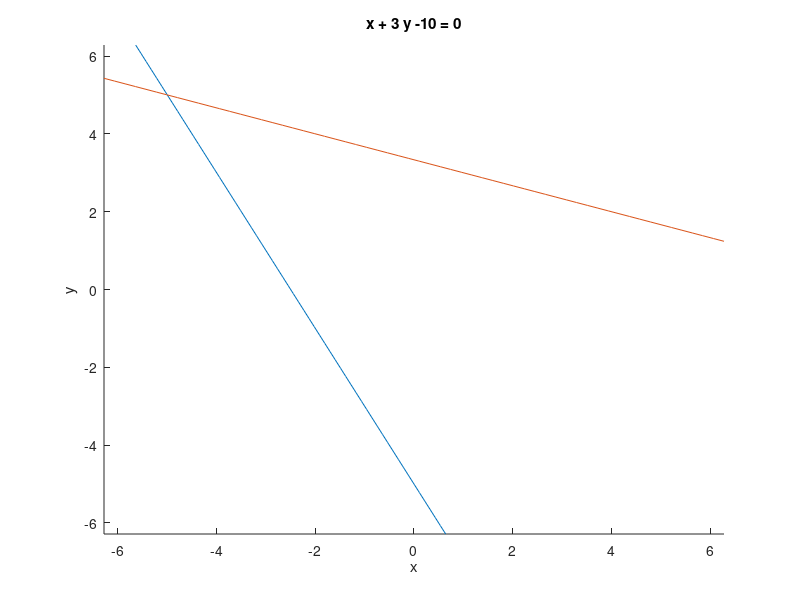

Source code (MATLAB):
figure
%ezplot(['445/47  - 136*y/47 - x' ]) 
hold on
ezplot(['- x -y/2 - 5/2' ])  % [-25,16]
hold on
ezplot(['x + 3*y -10' ]) 
hold on

return



figure
ezplot(['-x - 2*y - 4' ]) 
hold on
ezplot(['x + 2*y - 4' ]) 
hold on
ezplot(['48*x - 56*y + 4*x*y + x^2 + 4*y^2 - 184']) 
hold on
ezplot(['y - 2*x + 137/19' ]) 
hold on
ezplot(['53/19 - y - (5*x)/7' ]) 
hold on

ezplot(['2*x - y - 73/19' ]) 
hold on
ezplot(['(9*x)/5 + y + 99/95' ]) 
hold on


return

figure
ezplot(['5/2 - y/2 - x' ]) 
hold on
ezplot(['x + 3*y - 10' ]) 
hold on
ezplot(['2 - (7*y)/5 - x' ]) 
hold on
ezplot(['17/5 - (7*y)/5 - x' ]) 
hold on
ezplot(['x + 3*y - 5' ]) 
hold on
return



figure
ezplot(['x + 7*y - 10' ]) 
hold on
ezplot(['x + 2*y - 4' ]) 
hold on
ezplot(['48*x - 56*y + 4*x*y + x^2 + 4*y^2 - 184']) 
hold on
ezplot(['x - (9*y)/5 - 5' ]) 
hold on
ezplot(['0*x - y - 5 ']) 

return


figure
ezplot(['x + 2*y + 4'] ,[-25,5],[-6,11])   
hold on
ezplot(['x - (9*y)/5 - 5'] ,[-25,5],[-6,11])   
hold on
ezplot(['0*x -  y - 5'] ,[-25,5],[-6,11])   
hold on
ezplot(['x + 7*y - 46'] ,[-25,5],[-6,11])   
hold on


return

figure
ezplot('x + 7*y - 10' ,[-10,5],[-3,3])   
hold on
ezplot('x - (5*y)/7 - 25/7' ,[-10,5],[-3,3])   
hold on
ezplot('- x - 2*y - 4' ,[-10,5],[-3,3])   
hold on
ezplot('48*x - 56*y + 4*x*y + x^2 + 4*y^2 - 184' ,[-10,5],[-3,3])   
hold on
ezplot('x - (9*y)/5 - 5' ,[-10,5],[-3,3])   
return




figure
ezplot('-x-7*y-4',[-110,10],[-2,16])   
hold on
ezplot('56*y-48*x-4*x*y-x^2-4*y^2+184',[-110,10],[-2,16])   
hold on
ezplot('x+2*y-4',[-110,10],[-2,16])   
hold on
%ezplot('x - y/3 - 14/3',[-55,-20],[-6,11])   
hold on
return


figure
ezplot('-x-7*y+10',[-50,100],[-20,5])   
hold on
ezplot('-x-2*y-4',[-50,100],[-20,5])   
hold on
ezplot('-56*y+48*x+4*x*y+x^2+4*y^2-184',[-20,5],[-20,16])   
hold on
return
ezplot('0*x+y-2',[-110,10],[-2,16])   
hold on
%ezplot('x - y/3 - 14/3',[-55,-20],[-6,11])   
hold on
return

figure
ezplot('x+7*y-10',[-110,10],[-2,16])   
hold on
ezplot('5*y/7-x+25/7',[-110,10],[-2,16])   
hold on
ezplot('-x-2*y+4',[-110,10],[-2,16])   
hold on
%ezplot('x - y/3 - 14/3',[-55,-20],[-6,11])   
hold on
return







figure
ezplot('x + 2*y + 4',[-55,-20],[-6,11])   
hold on
%ezplot('x - (9*y)/5 - 5',[-55,-20],[-6,11])   
hold on
ezplot('0*x - y - 5',[-55,-20],[-6,11])   
hold on
%ezplot('x - y/3 - 14/3',[-55,-20],[-6,11])   
hold on
ezplot('x - 2*y + 44',[-55,-20],[-6,11])   
hold on
return

figure
ezplot('x + 7*y+ 4',[0,10],[-5,5])   
hold on
ezplot('x + 7*y - 10',[0,10],[-5,5])   
hold on
ezplot('148*x - 196*y + (x + 7*y)^2 - 684',[0,10],[-5,5])    
hold on
ezplot('x - 9/5*y - 5',[0,10],[-5,5])    
hold on
ezplot('x - y/3 - 14/3',[0,10],[-5,5])   
hold on
return

figure
ezplot('x + 7*y - 10',[0,10],[-5,5])   
hold on
ezplot('148*x - 196*y + (x + 7*y)^2 - 684',[0,10],[-5,5])    
hold on
ezplot('4 - 2*y - x ',[0,10],[-5,5])   
hold on
ezplot('x - y/3 - 14/3',[0,10],[-5,5])   
hold on
ezplot('(5*y)/7 - x + 25/7 ',[0,10],[-5,5])   
hold on
return

figure
%ezplot('-1+5/2*y+x',[-30,-20],[-5,5]) 
%hold on
ezplot('-x-7*y-4',[0,10],[-5,5]) 
hold on
ezplot('x+7*y-10',[0,10],[-5,5]) 
hold on
ezplot('4-2*y-x',[0,10],[-5,5]) 
hold on
ezplot('196*y - 148*x - (x + 7*y)^2 + 684',[0,10],[-5,5]) 
hold on

return

figure
ezplot('-1+5/2*y+x',[-30,-20],[5,15]) 
hold on
ezplot('-x-2*y-4',[-30,-20],[5,15]) 
hold on
ezplot('x-2*y+44',[-30,-20],[5,15]) 
hold on

return



ezsurf('x*y')
   xlim([-2, 2]); % Set x-axis range from 0 to 6
   ylim([-2, 2]); % Set y-axis range from 0 to 6
return

figure
ezplot('x + 5/2*y -1',[-30,30]) 
hold on
ezplot('-x - 2*y - 4',[-30,30]) 
hold on
ezplot('x + 7*y -46',[-30,30]) 
hold on
%ezplot('8*x + 24*y -(x+2*y)^2-32') 
%hold on
xlim([-100, 100]); % Set x-axis range from 0 to 6
ylim([-100, 100]); % Set y-axis range from 0 to 6
return


figure
ezplot('x+7*y+4') 
hold on
ezplot('x+7*y-10') 
hold on
ezplot('-x + (9*y)/5 + 5') 
hold on
ezplot('-148*x + 196*y - (x + 7*y)^2 + 684') 
hold on

return




%ezplot('-x+9*y/5+5
hold on
ezplot('0*x+y+5')  
hold on
ezplot('x+0*y+4')  
hold on

return




figure
ezplot('y-sqrt(x)')
hold on
ezplot('y-x/2')

hold on
return
figure
ezplot('0*x+y')  
hold on
ezplot('x+0*y')  
hold on
ezplot('x^2-y-1')  
hold on
return



figure
%ezplot('0*x+y-2') 
%hold on
ezplot('x+y-6') 
hold on
ezplot('0*x+y')  
hold on
ezplot('y^2-x')  
hold on
return
h = ezplot('-x+4*y-4')  
set(h, 'Color', 'g')
hold on
h = ezplot('-x+8*y-12')  
set(h, 'Color', 'r')
hold on
h = ezplot('x+8*y-20')  
set(h, 'Color', 'r')
hold on
return

ezplot('-5*y -4*x -20 ')
%ezplot('−4*x − 5*y − 20')
hold on
return

figure
ezplot('(5*x^2)/56 + (5*x)/7 - (5*y^2)/4 + 10/7')
hold on
ezplot('-x -7*y -4')
hold on
ezplot('x + 7*y -10')
hold on
ezplot('-x -2*y -4')
hold on
ezplot('x + 2*y -4')
hold on
ezplot('148*x- 196*y+(x+7*y)^2-684')
hold on
return

% ezplot('0*x-y-5')  
 hold on
% ezplot('x+7*y+4')  
%hold on
ezplot('-x+0*y-4')  
hold on
ezplot('9*y/5 -x + 5 ')
%ezplot('x+5*y/9 + 20/9 ')
return



ezplot('x - y/2 - 2')
hold on
ezplot('x - 2 + 0*y')
hold on
ezplot('(2*y)/5 - x + 8/5') 
xlim([-0.5, 2.5]); % Set x-axis range from 0 to 6
ylim([-4.5, 1.5]); % Set y-axis range from 0 to 6
%return



figure
ezplot('x + y/3 - 2')
hold on
ezplot('0*x -y')
hold on
ezplot('(2*y)/5 - x + 8/5') 
xlim([-0.5, 2.5]); % Set x-axis range from 0 to 6
ylim([-4.5, 1.5]); % Set y-axis range from 0 to 6
%return

figure
ezplot('x - y/2 - 2')
hold on
ezplot('0*x -y')
hold on
ezplot('(2*y)/5 - x + 8/5') 
xlim([-0.5, 2.5]); % Set x-axis range from 0 to 6
ylim([-4.5, 1.5]); % Set y-axis range from 0 to 6

%return

figure
ezplot('2 - y/3 - x')
hold on
ezplot('x - 2 + 0*y')
hold on
ezplot('(2*y)/5 - x + 8/5') 

xlim([-0.5, 2.5]); % Set x-axis range from 0 to 6
ylim([-4.5, 1.5]); % Set y-axis range from 0 to 6

return


% 
% figure
% y/7 - x + 4/7 <= 0 
% x + y/3 - 2 <= 0 
% -y <= 0 
% Variables
% 
% ans =
% 
% [x, y]
% 
%     "nVertices = "    "4"
% 
% vx =  5.714286e-01  1  1.600000e+00  1.818182e+00  
% vy =  0  3  0  5.454545e-01  
% 
% Intersection of following ineqs
% y/7 - x + 4/7 <= 0 
% x - (2*y)/5 - 8/5 <= 0 
% -y <= 0 
% x + y/3 - 2 <= 0 
% Variables
% 
% ans =
% 
% [x, y]
% 
%     "nVertices = "    "3"
% 
% vx =  2  1.818182e+00  1.600000e+00  
% vy =  0  5.454545e-01  0  
% 
% Intersection of following ineqs
% x + y/3 - 2 <= 0 
% -y <= 0 
% (2*y)/5 - x + 8/5 <= 0 
% return





figure;
ezplot(' x + y   ')
hold on
ezplot(' x - y   ')
hold on
ezplot(' 0.5 * x - y   ')
hold on
ezplot(' 0*x + y -1  ')
hold on
xlim([-2, 2]); % Set x-axis range from 0 to 6
ylim([-1, 2]); % Set y-axis range from 0 to 6

return


ezplot('x + 2*y + 4 ') 
hold on
ezplot('(9*y)/5 - x + 5  ')
hold on
ezplot('0*x + y + 5  ') 
hold on


figure;
ezplot('- x - 7*y - 4  ')
hold on
ezplot('x + 2*y + 4 ') 
hold on
ezplot('(9*y)/5 - x + 5  ')
hold on
ezplot('0*x + y + 5  ') 
hold on

return

figure;
ezplot('2*x^3-24*x^2+90*x+7 ')
return

figure;
ezplot('- x - 7*y - 4  ')
hold on
ezplot('x +7*y - 10  ')
hold on
ezplot('x + 2*y + 4 ') 
hold on
return


% - s1 - 7*s2 - 4 <= 0 
% s1 + 7*s2 - 10 <= 0 
% s1 + 2*s2 + 4 <= 0 
% 
% s1 + 7*s2 + 4 <= 0 
% s1 - (9*s2)/5 - 5 <= 0 
% - s2 - 5 <= 0 
% s1 + 2*s2 + 4 <= 0 

figure;
ezplot('- x - 7*y - 4  ')
hold on
ezplot('(9*y)/5 - x + 5  ')
hold on
ezplot('56*y-48*x-4*x*y-x^2-4*y^2+184') 
hold on
ezplot('x + 2*y - 4 ') 
hold on
ezplot('x + 2*y + 4 ') 
hold on
return




figure;
ezplot('- x - 7*y - 4  ')
hold on
ezplot('148*x - 196*y + (x + 7*y)^2 - 684 ')
hold on
ezplot('(9*y)/5 - x + 5  ')
hold on
ezplot('56*y-48*x-4*x*y-x^2-4*y^2+184') 
hold on
ezplot('x + 2*y - 4 ') 
hold on
return

figure;
ezplot('- x - 7*y - 4  ')
hold on
ezplot('x + 2*y + 4 ') 
hold on
ezplot('56*y-48*x-4*x*y-x^2-4*y^2+184') 
hold on
ezplot('x + 2*y - 4 ') 
hold on

return

figure;
ezplot('- x - 7*y - 4  ')
hold on
ezplot('(9*y)/5 - x + 5  ')
hold on
ezplot('x + 2*y + 4 ') 
hold on
ezplot('x + 2*y - 4 ') 
hold on
return


figure;
ezplot('- x - 7*y - 4  ')
hold on
ezplot('148*x - 196*y + (x + 7*y)^2 - 684 ')
hold on
ezplot('(9*y)/5 - x + 5  ')
hold on
X = [3.1591,3.1591,3.0591,3.2591,3.0591,3.2591];
Y = [-1.1227,-0.9227,-1.0227,-1.0227,-0.5381,-1.5073];
plot(X,Y);
hold on;

return
figure;
X = [-5,-5,1,0,-5,-5,1];
Y = [5,-4,3,-4,-4,5,3];

plot(X,Y);
hold on;
xlim([-6, 4]); % Set x-axis range from 0 to 6
ylim([-5, 6]); % Set y-axis range from 0 to 6

return
X = [1,0,2,2,1];
Y = [3,-4,0,1,3];
plot(X,Y);
hold on;

return
%d(1)=domain([-5,-4;0,-4;1,3;-5,5],x,y); 
 %           d(2)=domain([0,-4;2,0;2,1;1,3],x,y); 

figure;

hold on

ezplot('0*x + y + 5  ') 
hold on


ezplot('9*y/5-x+5')
hold on
return


figure;
ezplot('x + 0*y + 4 ') 
hold on
f = ezplot('- x/sqrt(2) - y - 7.824 ') 
set(f, 'Color', 'r');

hold on

ezplot('0*x + y + 5  ') 
hold on


ezplot('9*y/5-x+5')
hold on
return



ezplot('x + y + 2')

%ezplot('x + 2*y + 4 <= 0') 
hold on
ezplot('x + 0*y + 1 ') 
hold on
ezplot('0*x + y + 1 ') 
hold on
ezplot('2* x + y + 2')

%ezplot('x + 2*y + 4 <= 0') 
hold on
%ezplot('x + 7*y - 46 <= 0') 
%hold on
return
figure;
ezplot('1-5/2*y-x  ')
hold on
ezplot('- x - 2*y - 4 ')
hold on
ezplot('x - 2*y +44  ')
hold on
return





ezplot('(9*y)/5 - x + 5 ')
hold on
return

x = sym('x')
y = sym('y')
subs(4 - 2*y - x,[x,y],[-20,13])
subs(x-2*y+44,[x,y],[-20,13])
return

figure;
ezplot('8*x+24*y-(x+2*y)^2-32 ')
hold on
ezplot('x + (5*y)/2 - 1 ')
hold on
return



ezplot('4 - 2*y - x ')
 hold on
 ezplot('-x -2* y - 4 ') 
 hold on
ezplot('2*y-x-15 ')
hold on



return

%X = [-5,0,-5,-5];
%Y = [-4,-4,5,-4];
% X = [-5,0,1,-5];
% Y = [5,-4,3,5];
 X = [-5,-5,0,1,-5];
 Y = [5,-4,-4,3,5];

plot(X,Y);
xlim([-6, 2]); % Set x-axis range from 0 to 6
ylim([-5, 6]); % Set y-axis range from 0 to 6
return
ezplot('(9*y)/5 - x + 5 ')
hold on
%ezplot('x + 7*y - 10 ')
%hold on

ezplot('- x - 7*y - 4 ')
hold on
return

ezplot('148*x - 196*y + (x + 7*y)^2 - 684 ')
hold on
ezplot('y/3 - x + 14/3 ')
hold on

s2/3 - s1 + 14/3
return



ezplot('- y - 4 +0*x ')
hold on
ezplot('x + (5*y)/9 + 20/9 ')
hold on
ezplot('x + 3*y - 10 ')
hold on
ezplot('x - (6*y)/7 + 11/7  ')
hold on
ezplot('x - y/7 - 4/7')
hold on
ezplot('- x - 5 +0*y')
hold on
%return
%ezplot('-x + y ')
hold on
return
ezplot('-x -3 + y ')
hold on
ezplot('-x^2 +1 +  y ')
hold on
ezplot('-x^2 -1 + y ')
hold on
return
ezplot('x + y ')
hold on
ezplot('(5*y)/4 - x + 25/4')
hold on
ezplot('- x - (3*y)/2 - 3/2')
hold on
ezplot('27*x - (51*y)/2 + (x + (3*y)/2)^2 - 591/4 ')
hold on
ezplot('(9*y)/2 - 3*x + (x + (3*y)/2)^2 + 9/4')
hold on
return


(9*y)/2 - 3*x + (x + (3*y)/2)^2 + 9/4 <= 0 


ezplot('x+y-1')
hold on
ezplot('-x-y')
hold on
ezplot('y/3 - x - 1/6')
hold on
ezplot('x - (5*y)/4 - 25/4')
hold on
ezplot('(x + y)^2 - 8*x ')

hold on
ezplot('7*x - 5*y - 25')
hold on

return
ezplot('x + y - 1  ')
hold on
ezplot('- x - y  ')

hold on
ezplot('x - y/3 + 1/6 ')
hold on
ezplot('y - x - 1  ')
hold on
ezplot('(x + y)^2 - 8*x  ')
hold on
ezplot('18*y - 18*x - (x + y)^2 + 99  ')


hold on
return



return
%ezplot('-y')
%ezplot("-y")
%hold on
ezplot('log(abs(x))/log(exp(1))')
return
ezplot('x^2*(ln(abs(y)+0.5))'  )
return
%ezplot('exp(-x^2)',[-1,1]  )
%ezplot('sin(x)' ,[-1,1] )
ezplot('abs(x*y)'  )

hold on

%ezplot('x - 1' ) 
%hold on
ezplot('x - y'  )

hold on
ezplot('(2*y)/3 - x - 1') 
hold on
ezplot('- x - (2*y)/3' )
hold on
ezplot('6^(1/2)/4 - (6^(1/2)*x)/2 - y + 7/8'  )
hold on
ezplot('y + (6^(1/2)*x)/2 - 3/8' )
hold on
return
ezplot("x - y")
hold on

ezplot("-3*x + 2*y -3")
hold on
ezplot("x + y")
hold on
ezplot("x + y-2")
hold on
ezplot("x + 3*y/2+3/2")
hold on
ezplot("x + 3*y/2-9/2")
hold on
return
ezplot("3*x + 2*y")
hold on
return
ezplot('s2/2 - s1/2 - (s1 + s2)^2/36 + 11/4')
hold on
ezplot('(27*s1)/44 - (51*s2)/88 + (s1 + (3*s2)/2)^2/44 - 591/176')
hold on
return

(27*s1)/44 - (51*s2)/88 + (s1 + (3*s2)/2)^2/44 - 591/176 
s2/2 - s1/2 - (s1 + s2)^2/36 + 11/4 
(51*s2)/88 - (27*s1)/44 - (s1 + (3*s2)/2)^2/44 + 591/176 <= 0

%ezplot('x-y-2')
%hold on
%ezplot('-x+y')
%hold on
ezplot('8*x-(x+y)^2')
hold on
ezplot("x-y+1")
%ezplot("y-1")
hold on
ezplot("y+x-2")
hold on
ezplot("y+x")
hold on
